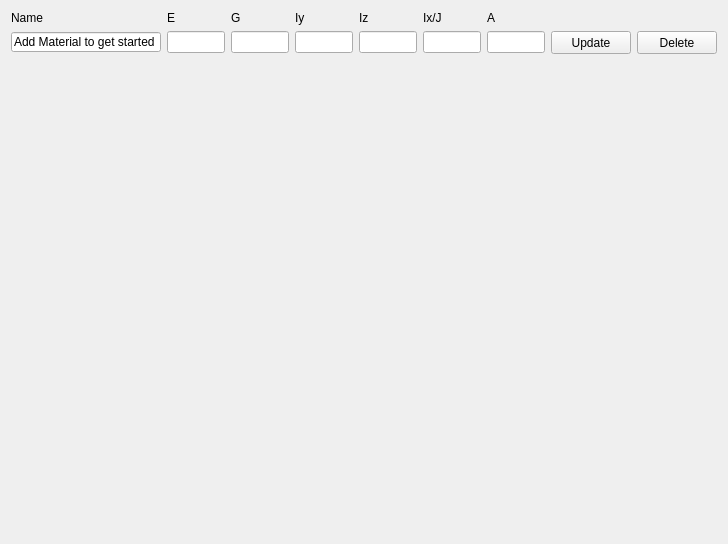
               <widget class="QWidget" name="updateMaterialSAW">
                <property name="geometry">
                 <rect>
                  <x>0</x>
                  <y>0</y>
                  <width>728</width>
                  <height>544</height>
                 </rect>
                </property>
                <layout class="QVBoxLayout" name="verticalLayout_3">
                 <item>
                  <layout class="QGridLayout" name="table2updateMaterial">
                   <item row="0" column="4">
                    <widget class="QLabel" name="updateMaterialIzLabel">
                     <property name="text">
                      <string>Iz</string>
                     </property>
                    </widget>
                   </item>
                   <item row="1" column="7">
                    <widget class="QPushButton" name="updateMaterialButton">
                     <property name="minimumSize">
                      <size>
                       <width>0</width>
                       <height>23</height>
                      </size>
                     </property>
                     <property name="maximumSize">
                      <size>
                       <width>90</width>
                       <height>23</height>
                      </size>
                     </property>
                     <property name="text">
                      <string>Update</string>
                     </property>
                    </widget>
                   </item>
                   <item row="1" column="6">
                    <widget class="QLineEdit" name="updateMaterialA"/>
                   </item>
                   <item row="1" column="1">
                    <widget class="QLineEdit" name="updateMaterialE"/>
                   </item>
                   <item row="0" column="0">
                    <widget class="QLabel" name="updateMaterialNameLabel">
                     <property name="text">
                      <string>Name</string>
                     </property>
                    </widget>
                   </item>
                   <item row="1" column="0">
                    <widget class="QLineEdit" name="updateMaterialName">
                     <property name="minimumSize">
                      <size>
                       <width>150</width>
                       <height>0</height>
                      </size>
                     </property>
                     <property name="maximumSize">
                      <size>
                       <width>16777215</width>
                       <height>20</height>
                      </size>
                     </property>
                     <property name="text">
                      <string>Add Material to get started</string>
                     </property>
                    </widget>
                   </item>
                   <item row="1" column="2">
                    <widget class="QLineEdit" name="updateMaterialG"/>
                   </item>
                   <item row="1" column="4">
                    <widget class="QLineEdit" name="updateMaterialIz"/>
                   </item>
                   <item row="0" column="1">
                    <widget class="QLabel" name="updateMaterialELabel">
                     <property name="text">
                      <string>E</string>
                     </property>
                    </widget>
                   </item>
                   <item row="1" column="3">
                    <widget class="QLineEdit" name="updateMaterialIy"/>
                   </item>
                   <item row="1" column="5">
                    <widget class="QLineEdit" name="updateMaterialJ"/>
                   </item>
                   <item row="0" column="6">
                    <widget class="QLabel" name="updateMaterialALabel">
                     <property name="text">
                      <string>A</string>
                     </property>
                    </widget>
                   </item>
                   <item row="0" column="3">
                    <widget class="QLabel" name="updateMaterialIyLabel">
                     <property name="text">
                      <string>Iy</string>
                     </property>
                    </widget>
                   </item>
                   <item row="0" column="2">
                    <widget class="QLabel" name="updateMaterialGLabel">
                     <property name="text">
                      <string>G</string>
                     </property>
                    </widget>
                   </item>
                   <item row="0" column="5">
                    <widget class="QLabel" name="updateMaterialJLabel">
                     <property name="text">
                      <string>Ix/J</string>
                     </property>
                    </widget>
                   </item>
                   <item row="1" column="8">
                    <widget class="QPushButton" name="deleteMaterialButton">
                     <property name="minimumSize">
                      <size>
                       <width>0</width>
                       <height>23</height>
                      </size>
                     </property>
                     <property name="maximumSize">
                      <size>
                       <width>90</width>
                       <height>23</height>
                      </size>
                     </property>
                     <property name="text">
                      <string>Delete</string>
                     </property>
                    </widget>
                   </item>
                  </layout>
                 </item>
                 <item>
                  <spacer name="updateMaterialVSpacer">
                   <property name="orientation">
                    <enum>Qt::Vertical</enum>
                   </property>
                   <property name="sizeHint" stdset="0">
                    <size>
                     <width>0</width>
                     <height>0</height>
                    </size>
                   </property>
                  </spacer>
                 </item>
                </layout>
               </widget>
